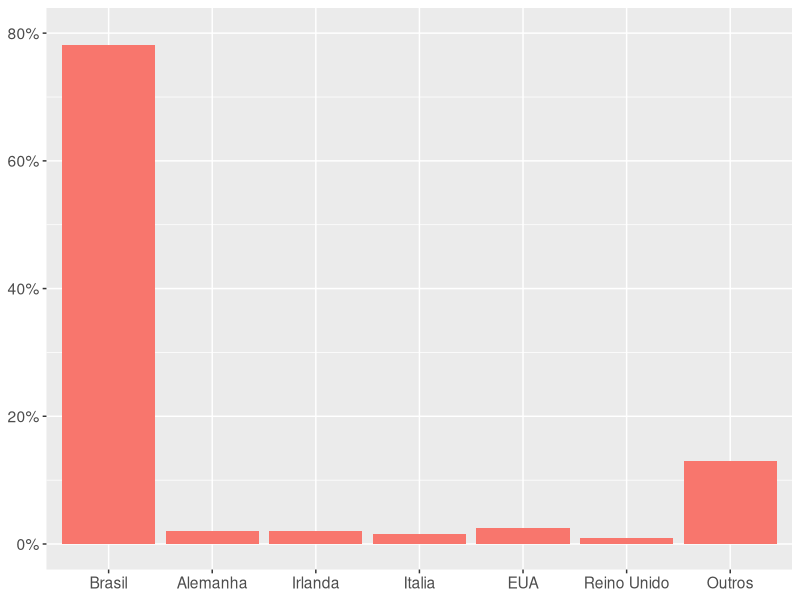
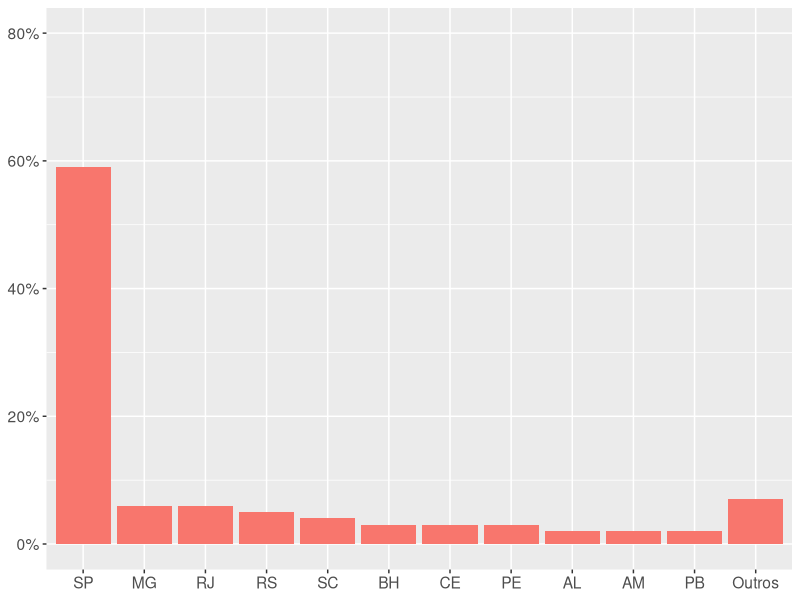

R code for these plots, in order:
library(ggplot2)
library(dplyr)
library(reshape2)
library(forcats)

# ETAPA 2 - IDADE DOS PARTICIPANTES
# software <- read.table(text="Idade    valor
#                        '19-24 anos'   25
#                        '25-34 anos'   57
#                        '35-44 anos'   16
#                        '45-54 anos'   2", header=TRUE)
# software <- melt(software, id.var="Idade")
# ggplot(software, aes(x = fct_inorder(Idade), y = value, fill = variable)) +
#   geom_bar(stat = "identity") +
#   theme(axis.title.x = element_blank(), axis.title.y = element_blank(),
#         legend.position = " ", legend.title = element_blank()) +
#   scale_y_continuous(labels = function(x){ paste0(x, "%") }) +
#   coord_cartesian(ylim=c(0,60))
# 
# # ETAPA 2 - ESCOLARIDADE PARTICIPANTES
# software <- read.table(text="Grau valor
#                        'Superior incompleto' 1
#                        Estudante  23
#                        Graduacao 61
#                        Pos-graduacao 5
#                        Mestrado  9
#                        Doutorado 1", header=TRUE)
# software <- melt(software, id.var="Grau")
# ggplot(software, aes(x = fct_inorder(Grau), y = value, fill = variable)) +
#   geom_bar(stat = "identity") +
#   theme(axis.title.x = element_blank(), axis.title.y = element_blank(),
#         legend.position = " ", legend.title = element_blank()) +
#   scale_y_continuous(labels = function(x){ paste0(x, "%") })
# 
# # ETAPA 2 EXPERIENCIA COM SOFTWARE E ANDROID
# software <- read.table(text="Anos Software  Android
#                        'sem exp.'   0 7
#                        '< 1 ano'   5 19
#                        '1-2 anos'  11  19
#                        '2-4 anos'  22  27
#                        '4-6 anos'  19  16
#                        '6-8 anos'  13  10
#                        '8-10 anos' 4 1
#                        '> 10 anos' 25  0", header=TRUE)
# software <- melt(software, id.var="Anos")
# ggplot(software, aes(x = fct_inorder(Anos), y = value, fill = variable, label = value)) +
#   geom_bar(stat = "identity") +
#   theme(axis.title.x = element_blank(), axis.title.y = element_blank(),
#         legend.position = "bottom", legend.title = element_blank(),
#         text=element_text(size=14)) +
#   geom_text(position = position_stack(vjust = 0.5), size=2.5, data=subset(software,value != 0 & value != 1)) +
#   scale_y_continuous(labels = function(x){ paste0(x, "%") }) +
#   coord_cartesian(ylim=c(0,50))


# ETAPA 2 - PAISES
software <- read.table(text="Pais  Freq
                       Brasil    78.10
                       Alemanha    2.00
                       Irlanda   2.00
                       Italia    1.50
                       EUA    2.50
                       'Reino Unido'   1.00
                       Outros    13.00", header=TRUE)
software <- melt(software, id.var="Pais")
ggplot(software, aes(x = fct_inorder(Pais), y = value, fill = variable)) +
  geom_bar(stat = "identity") +
  theme(axis.title.x = element_blank(), axis.title.y = element_blank(),
        legend.position = " ", legend.title = element_blank(),
        text=element_text(size=14)) +
  coord_cartesian(ylim=c(0,80)) +
  scale_y_continuous(labels = function(x){ paste0(x, "%") })


# ETAPA 2 - ESTADOS
software <- read.table(text="Estado  Freq
                       SP  59
                       MG   6
                       RJ   6
                       RS   5
                       SC   4
                       BH   3
                       CE   3
                       PE   3
                       AL   2
                       AM   2
                       PB   2
                       Outros   7", header=TRUE)
software <- melt(software, id.var="Estado")
ggplot(software, aes(x = fct_inorder(Estado), y = value, fill = variable)) +
  geom_bar(stat = "identity") +
  coord_cartesian(ylim=c(0,80)) +
  theme(axis.title.x = element_blank(), axis.title.y = element_blank(),
        legend.position = " ", legend.title = element_blank(),
        text=element_text(size=14)) +
  scale_y_continuous(labels = function(x){ paste0(x, "%") })





# LIKERT GRAPH
# library(sjPlot)
# library(sjmisc)
# # load sample data set.
# data(efc)
# # set theme
# # set_theme(geom.outline.color = "black", 
# #           geom.outline.size = 1, 
# #           geom.label.size = 2,
# #           geom.label.color = "black",
# #           title.color = "red", 
# #           title.size = 1.5, 
# #           axis.angle.x = 45, 
# #           axis.textcolor = "blue")
# sjp.setTheme(theme = "539",
#              geom.label.color = "black", 
#              geom.label.size = 2.5,
#              axis.textsize = .8, 
#              axis.title.size = .9,
#              legend.size = .7,
#              legend.item.size = .5)
# 
# # seed
# set.seed(1)
# 
# 
# mydf <- data.frame(Java = as.factor(sample(1:5, 500, replace=T, prob=c(0.04, 0.01, 0.25, 0.47, 0.23))),
#                    Android = as.factor(sample(1:5, 500, replace=T, prob=c(0.11, 0.20, 0.28, 0.36, 0.22))),
#                    C = as.factor(sample(1:5, 500, replace=T, prob=c(0.34, 0.34, 0.17, 0.10, 0.04))),
#                    Javascript = as.factor(sample(1:5, 500, replace=T, prob=c(0.32, 0.12, 0.35, 0.16, 0.04))),
#                    PHP = as.factor(sample(1:5, 500, replace=T, prob=c(0.39, 0.34, 0.15, 0.08, 0.02))),
#                    ObjectiveC = as.factor(sample(1:5, 500, replace=T, prob=c(0.26, 0.55, 0.11, 0.04, 0.02))),
#                    CPlus = as.factor(sample(1:5, 500, replace=T, prob=c(0.40, 0.25, 0.25, 0.08, 0.02))),
#                    Kotlin = as.factor(sample(1:5, 500, replace=T, prob=c(0.38, 0.29, 0.20, 0.12, 0.01))),
#                    Swift = as.factor(sample(1:5, 500, replace=T, prob=c(0.32, 0.48, 0.15, 0.03, 0.01))),
#                    Python = as.factor(sample(1:5, 500, replace=T, prob=c(0.41, 0.36, 0.20, 0.02, 0.00))),
#                    Ruby = as.factor(sample(1:5, 500, replace=T, prob=c(0.27, 0.64, 0.07, 0.01, 0.00))))
# # create labels
# labels <- c("N??o Conhe??o", "Iniciante", "Intermediario", "Avancado", "Especialista")
# # create item labels
# items <- c("Java", "Android", "C#", "Javascript", "PHP", "Objective-C", "C/C++", "Kotlin", "Swift", "Python", "Ruby")
# 
# sjp.likert(mydf)
# sjp.likert(mydf, axis.labels = items, legend.labels = labels)
# 
# sjp.likert(mydf,
#            axis.labels = items,
#            legend.labels = labels,
#            values = "sum.outside", # labels outside bars
#            geom.colors = "PRGn",   # purple (agree) to green (disagree)
#            reverse.colors = TRUE)  # reverse colors, so agree is green
# 
# 
# # http://strengejacke.de/sjPlot/sjp.likert/